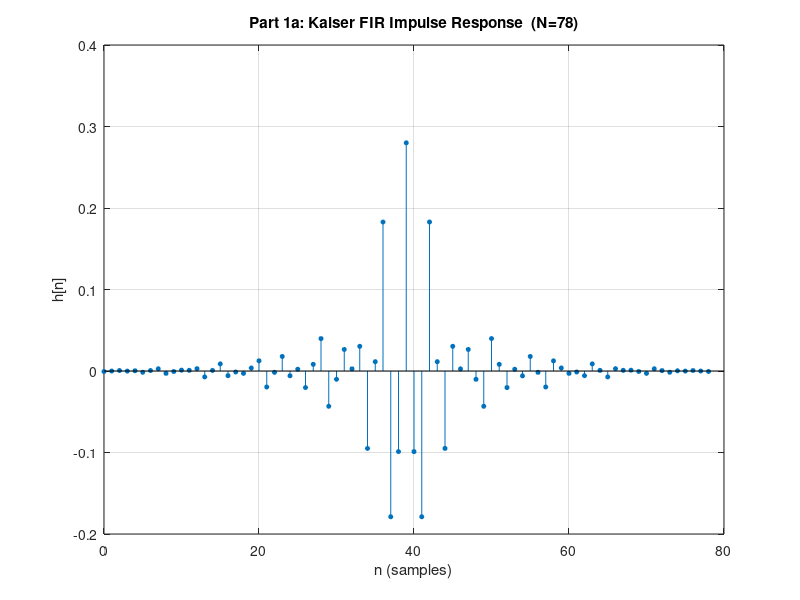
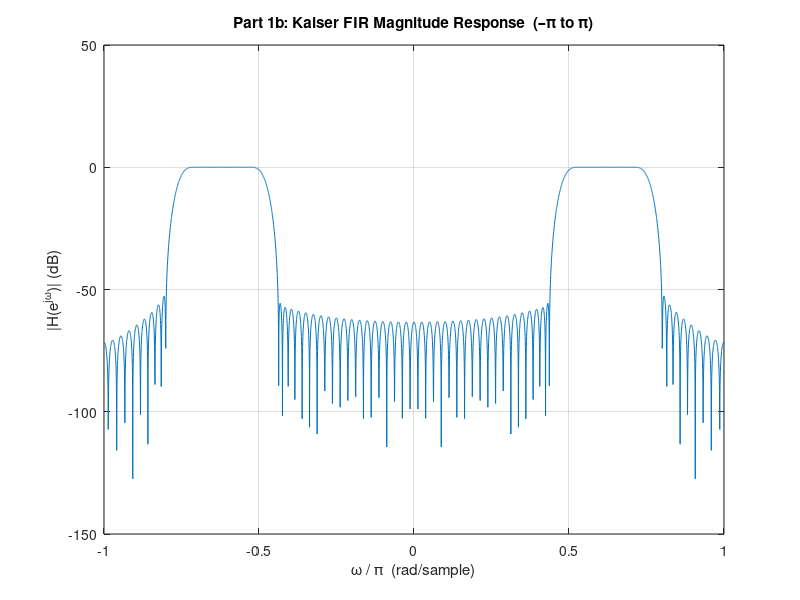

Recreate these plots in MATLAB, in order. (Note: this script raises an error after producing the figures.)
%Index number is 259139E
%Initial Parameters

%A=1 B=3 C=9
A=1;
B=3;
C=9;
%Maximum Passband Ripple
A_p=0.03+(0.01*A); %in dB
%Minimum Stopband attenuation
A_a=40+B; %in dB
%Lower passband edge (W_p1)
W_p1=(C*100)+400; %rad/s
%Upper passband edge
W_p2=(C*100)+900; %rad/s
%Lower stopband edge (W_a1)
W_a1=(C*100)+200; %rad/s
%Upperstopband edge (W_a2)
W_a2=(C*100)+1100; %rad/s
 %Sampling Frequency in rad/s
W_s= 2*((C*100)+1600) ;
% Finding Nyquist Frequency
Nyquist=W_s/2; %in rad/s

s=Nyquist/pi; % Sampling frequency in Hz
T=1/s; %Sampling period

fprintf(' Lower passband edge = %.4f\n', W_p1);
fprintf(' upper passband edge = %.4f\n', W_p2);
fprintf(' lower stopband edge = %.4f\n', W_a1);
fprintf(' upper stopband edge = %.4f\n', W_a2);
fprintf(' Nyquist frequency = %.4f\n', Nyquist);
fprintf(' Sampling frequency in Hz = %.4f\n', s);

%Normalizing frequencies
wp1=W_p1*T;
wp2=W_p2*T;
wa1=W_a1*T;
wa2=W_a2*T;

fprintf('Maximum Passband Ripple = %.2f\n', A_p);
fprintf('Minimum Stopband attenuation = %.2f\n', A_a);
fprintf('Normalized Lower passband edge = %.4f\n', wp1);
fprintf('Normalized upper passband edge = %.4f\n', wp2);
fprintf('Normalized lower stopband edge = %.4f\n', wa1);
fprintf('Normalized upper stopband edge = %.4f\n', wa2);


%dB to linear conversion
delta_p=(10^(A_p/20)-1)/(10^(A_p/20)+1);  %Maximum passband deviation (linear)
delta_s=(10^(-A_a/20));                    %Maximum stopband deviation (lieanr)
delta=min(delta_s,delta_p);%worst case deviation for kaiser rod
fprintf('Deviation in passband (delta_p) = %.2f\n', delta_p);
fprintf('Deviation in stopband (delta_s)= %.2f\n', delta_s);
fprintf('Delta = %.2f\n', delta);

%% Kaizer filter

f_edges = [wa1 wp1 wp2 wa2]/pi; % defining band edges
mags = [0 1 0]; %desired magnitudes in stop band, passband and stop band
devs = [delta_s delta_p delta_s]; %Maximum allowed deviations in each band

%returns a filter order n, normalized frequency band edges Wn, and a shape factor beta that specify a Kaiser window for use with the fir1 function
[N_kaiser, Wn_kaiser, beta_kaiser, ftype_kaiser] = kaiserord(f_edges, mags, devs);
%Validate whether N_kaiser is even
if mod(N_kaiser, 2) ~= 0
    N_kaiser = N_kaiser + 1;
end
fprintf('Order of Kaizer filter = %.2f\n', N_kaiser);
fprintf('Shape factor = %.2f\n',beta_kaiser);

%Filter
hh = fir1(N_kaiser,Wn_kaiser,ftype_kaiser,kaiser(N_kaiser+1,beta_kaiser),"noscale");

% [H,f] = freqz(hh,1,1024,s);
% plot(f,abs(H))
% grid


% a) Plotig impulse response
figure('Name','Part 1a – Kaiser Impulse Response');
n_vec = 0:N_kaiser;  %Sample Index vector
stem(n_vec, hh, 'filled', 'MarkerSize', 3); %ploting impulse response
xlabel('n (samples)'); ylabel('h[n]');
title(sprintf('Part 1a: Kaiser FIR Impulse Response  (N=%d)', N_kaiser));
grid on;

% b) Magnitude response

Nfft = 4096;  %number of FFT points
[H_k, w_k] = freqz(hh, 1, Nfft, 'whole');  %Frequencies form 0 to 2 pi
w_k_shifted = w_k - pi;              % shift 0 to 2 pi to -pi to pi
H_k_shifted = fftshift(H_k);
[H_k, w_k] = freqz(hh, 1, Nfft, 'whole');


figure('Name','Part 1b – Kaiser Magnitude Response');
plot(w_k_shifted/pi, 20*log10(abs(H_k_shifted)));
xlabel('\omega / \pi  (rad/sample)'); ylabel('|H(e^{j\omega})| (dB)');
title('Part 1b: Kaiser FIR Magnitude Response  (–\pi to \pi)');
grid on; xlim([-1 1]);
yline(-A_p,  'r--', 'Passband limit', 'LabelHorizontalAlignment','left');
yline(-A_a, 'b--', 'Stopband limit',  'LabelHorizontalAlignment','left');


% c) Passband
figure('Name','Part 1c – Kaiser Passband');
w_pb_idx = (w_k >= wp1) & (w_k <= wp2);% Boolean index for passband frequencies
plot(w_k(w_pb_idx), 20*log10(abs(H_k(w_pb_idx))));
xlabel('\omega (rad/sample)'); ylabel('|H(e^{j\omega})| (dB)');
title('Part 1c: Kaiser FIR Passband Detail');
grid on;
xline(wp1,'r--'); xline(wp2,'r--');
